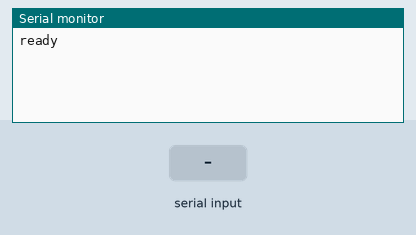
Simulated run of this sketch. Board: Arduino Uno, built with avr-gcc and run on an emulated ATmega328P. Shown: the last lines printed to the serial monitor. Inputs (shaded band) come from the test bench.

Above: at 1.2 s.
1.3 s: "1" received over the second serial link
At 2.5 s:
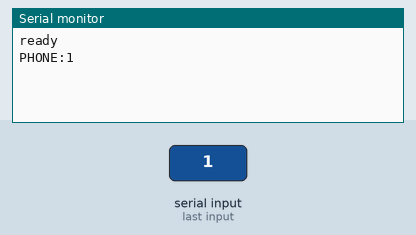
2.8 s: "0" received over the second serial link
At 3.6 s:
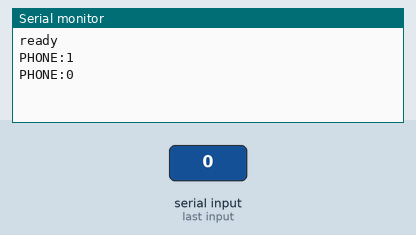

The sketch:

__5_-___________.ino
```cpp
#include <SoftwareSerial.h>

SoftwareSerial bt(2,3);

void setup() {
  // put your setup code here, to run once:
  Serial.begin(9600);
  bt.begin(9600);
  Serial.println("ready");
}

void loop() {
  // put your main code here, to run repeatedly:
  if(bt.available())
  {
    Serial.write("PHONE:");
    Serial.write(bt.read());
    Serial.println();
  }
    if(Serial.available())
  {
    bt.write("PC:");
    bt.write(Serial.read());
    bt.println();
  }
}
```

Measured:
- after the input at 1.3 s, the serial monitor: prints a new line at once (image 1)
- after the input at 2.8 s, the serial monitor: prints a new line at once (image 2)
